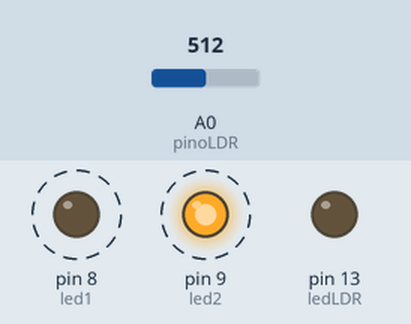
Simulated run of this sketch. Board: Arduino Uno, built with avr-gcc and run on an emulated ATmega328P. On the bench: output pins drawn as LEDs (lit = HIGH). Dashed ring = blinking. The test bench sets the inputs (shaded band); at power-on: A0 (pinoLDR) = 512. What the sketch prints to the serial monitor is not drawn.

Above: at 1.2 s.
1.3 s: A0 (pinoLDR) set to 491
At 1.8 s:
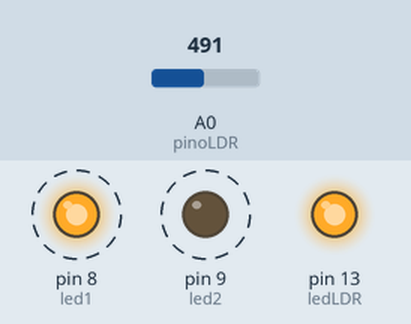
4.3 s: A0 (pinoLDR) set to 510
At 4.9 s:
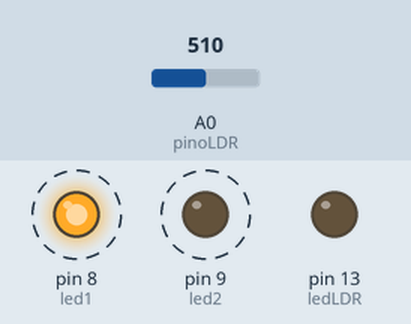
7.3 s: A0 (pinoLDR) set to 490
At 8.3 s:
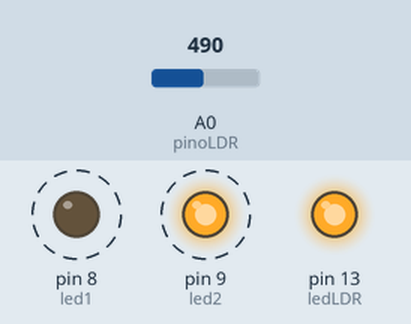
Timing chart, 0 to 16.3 s (numbered marks = the images above; inputs shaded):
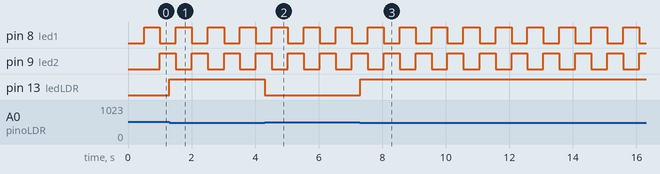

The sketch:

if_millis_com_leds_e_ldr_copy_20250306225910.ino
```cpp
const int led1 = 8;
const int led2 = 9;
const int ledLDR = 13;
const int pinoLDR = A0;
const int limite = 500;


unsigned long tempoAnterior = 0;
const int intervalo = 500;  // 5s entre os leds
bool estadoLed = false;

void setup() {
  pinMode(led1, OUTPUT);
  pinMode(led2, OUTPUT);
  pinMode(ledLDR, OUTPUT);
  Serial.begin(9600);
}

void loop() {
  // controla o piscar dos led alternado
  if (millis() - tempoAnterior >= intervalo) {
    tempoAnterior = millis();
    estadoLed = !estadoLed; //inverte o estado do led e regista

    digitalWrite(led1, estadoLed);
    digitalWrite(led2, !estadoLed);
  }

  // Controle do LED via LDR
  int leituraLDR = analogRead(pinoLDR);
  Serial.println(leituraLDR);

  if (leituraLDR < limite) {
    digitalWrite(ledLDR, HIGH);  // acende sem luz
  } else {
    digitalWrite(ledLDR, LOW);   // Aapaga com luz
  }
}
```

Measured:
- the behaviour switches between 500 and 499 on A0 (pinoLDR) (found by bisection; images 0 and 1)
- after the input at 1.3 s, pin 13 (ledLDR): LOW → HIGH at once
- after the input at 4.3 s, pin 13 (ledLDR): HIGH → LOW at once
- after the input at 7.3 s, pin 13 (ledLDR): LOW → HIGH at once
- by itself, pin 8 (led1), pin 9 (led2): alternates HIGH for 0.50 s and LOW for 0.50 s
